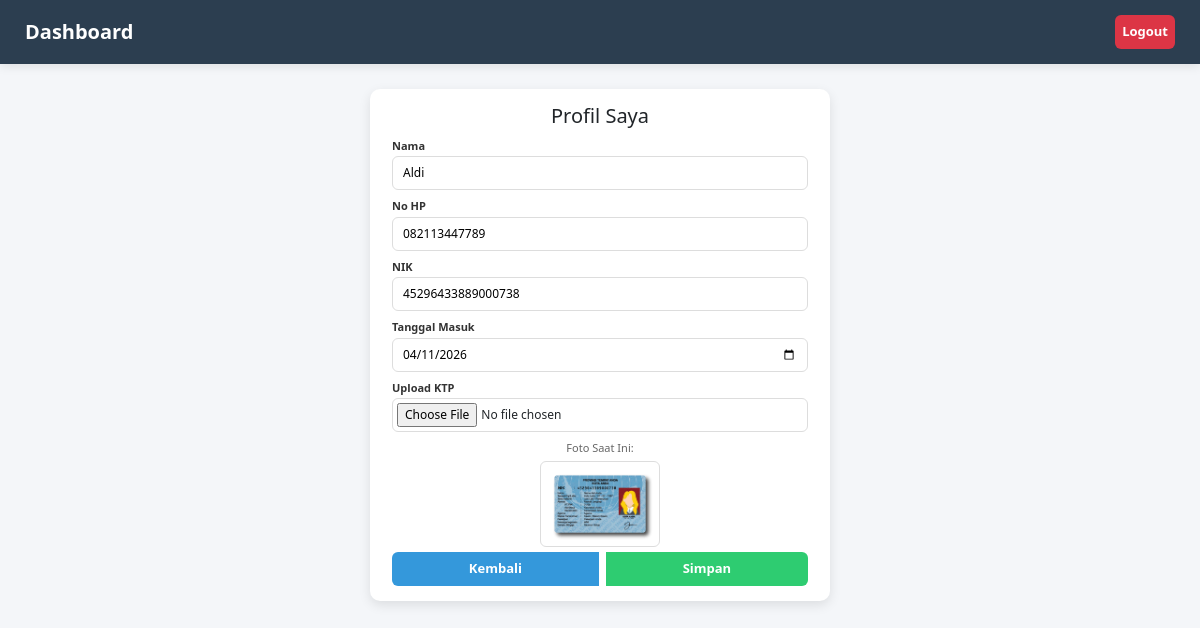
The page /profil/ (signed in) on the database its author committed.
### kos/models.py (models this page shows, shortened)
class Penyewa(models.Model):
    user = models.OneToOneField(User, on_delete=models.CASCADE, null=True, blank=True)
    nama = models.CharField(max_length=100)
    no_hp = models.CharField(max_length=15, blank=True)
    nik = models.CharField(max_length=16, blank=True)
    kamar = models.ForeignKey(Kamar, on_delete=models.SET_NULL, null=True, blank=True)
    tanggal_masuk = models.DateField(null=True, blank=True)
    tanggal_keluar = models.DateField(null=True, blank=True)
    foto_ktp = models.ImageField(upload_to='ktp/', null=True, blank=True)
    fasilitas = models.ManyToManyField(Fasilitas, blank=True)
    status = models.CharField(
        max_length=20,
        choices=[
            ('Pending', 'Pending'),
            ('Aktif', 'Aktif'),
            ('Keluar', 'Keluar')
        ],
        default='Pending'
    )

### kos/views.py (the view, shortened to what this page needs)
# urls.py: path('profil/', views.profil_penyewa, name='profil_penyewa'),
@login_required
def profil_penyewa(request):
    try:
        penyewa = Penyewa.objects.get(user=request.user)
    except Penyewa.DoesNotExist:
        return redirect('dashboard')
    return render(request, 'kos/profil_penyewa.html', {
        'penyewa': penyewa
    })

### kos/templates/kos/profil_penyewa.html (shortened to what this page needs)
{% extends 'kos/base_user.html' %}
{% block content %}
<div class="container">
    <h2>Profil Saya</h2>
    <form method="POST" enctype="multipart/form-data">
        <label>Nama</label>
        <input type="text" value="{{ penyewa.nama }}" readonly>
        <label>No HP</label>
        <input type="text" name="no_hp" value="{{ penyewa.no_hp }}">
        <label>NIK</label>
        <input type="text" name="nik" value="{{ penyewa.nik }}">
        <label>Tanggal Masuk</label>
        <input type="date" name="tanggal_masuk" value="{{ penyewa.tanggal_masuk|date:'Y-m-d' }}">
        <label>Upload KTP</label>
        <input type="file" name="foto_ktp" style="padding: 4px;">
        {% if penyewa.foto_ktp %}
            <p style="font-size: 11px; margin: 0; text-align: center; color: #666;">Foto Saat Ini:</p>
            <img src="{{ penyewa.foto_ktp.url }}">
        {% endif %}
        <div class="btn-group">
            <a href="{% url 'dashboard_penyewa' %}" class="btn" style="background:#3498db; color:white; text-decoration:none; display:flex; align-items:center; justify-content:center;">Kembali</a>
            <button type="submit" class="btn" style="background:#2ecc71; color:white;">Simpan</button>
        </div>
    </form>
</div>
{% endblock %}

### kos/templates/kos/base_user.html (style rules this page uses)
body { background:#f4f6f9; font-family:'Segoe UI', sans-serif; margin:0; }

### kos/templates/kos/profil_penyewa.html (style rules this page uses)
.container { max-width: 460px; margin: 5px auto; background: white; padding: 15px 22px; border-radius: 10px; box-shadow: 0 4px 12px rgba(0,0,0,0.1); }
h2 { text-align: center; margin-bottom: 10px; font-size: 20px; }
label { font-size: 11px; font-weight: bold; margin-bottom: 2px; display: block; color: #333; }
input { width: 100%; padding: 7px 10px; margin-bottom: 8px; border: 1px solid #ddd; border-radius: 6px; font-size: 12px; }
.btn-group { display: flex; gap: 8px; margin-top: 5px; }
.btn { flex: 1; padding: 7px; border: none; border-radius: 6px; cursor: pointer; font-weight: bold; font-size: 13px; }
img { width: 100%; max-width: 120px; margin: 4px auto; display: block; border-radius: 6px; border: 1px solid #ddd; }

### rows shown on the page
Penyewa: nama "Aldi", no_hp "082113447789", nik "45296433889000738", tanggal_masuk "04/11/2026", foto_ktp (picture)
